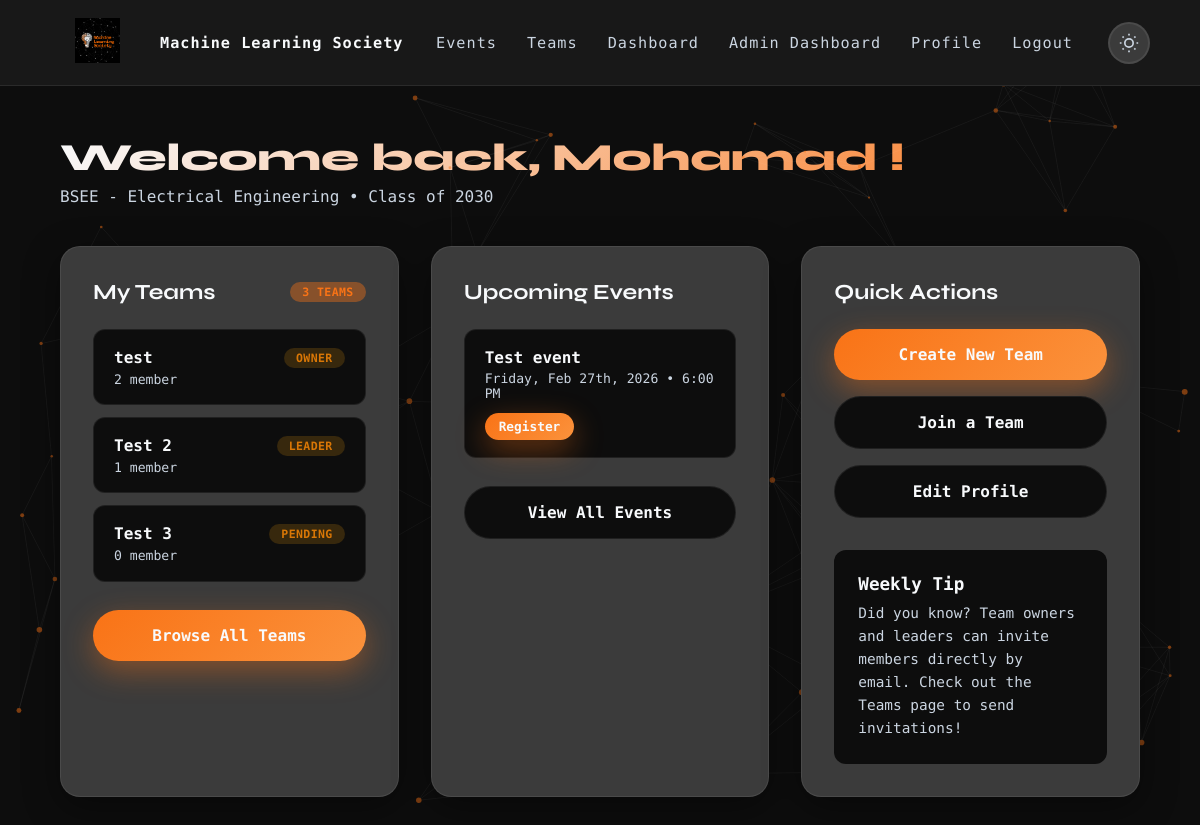
Before: /student_dashboard/ (signed in) with the older database file.
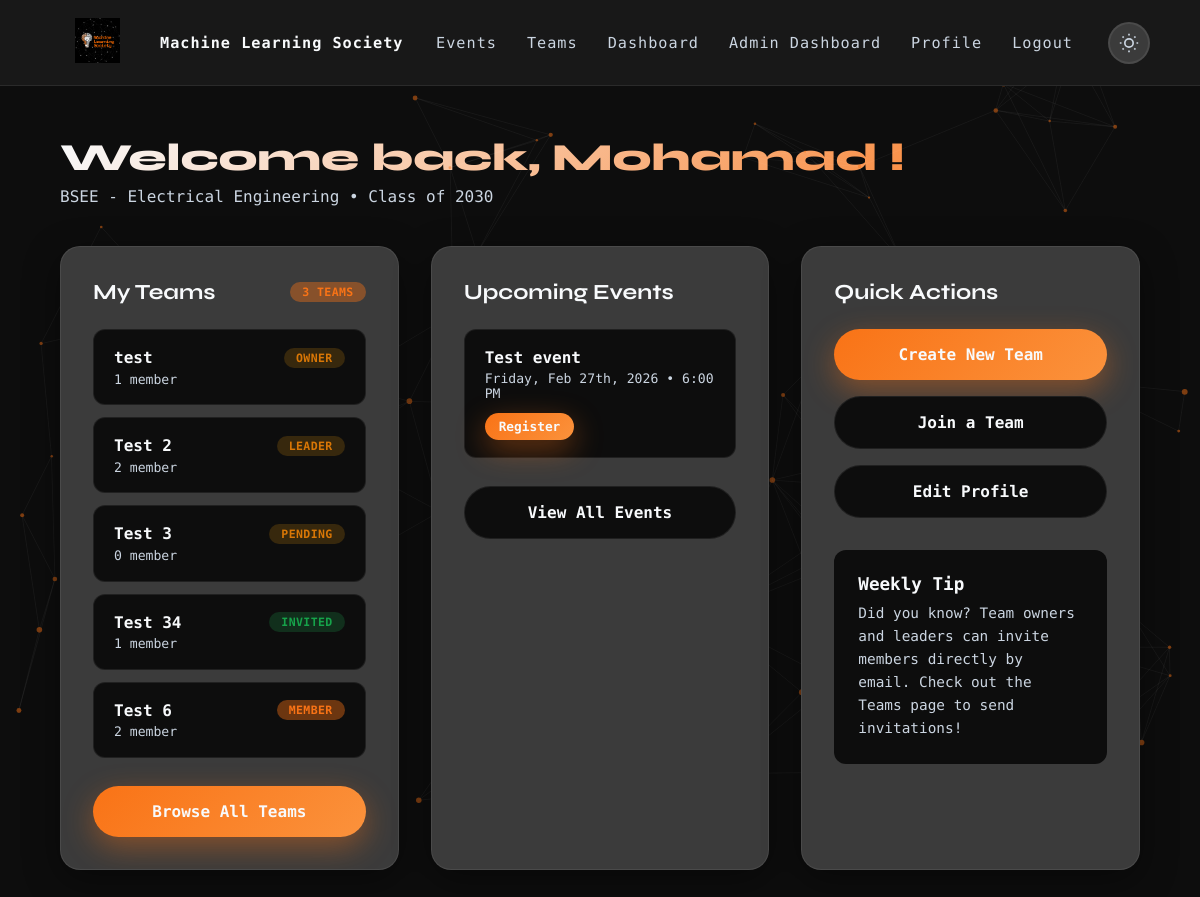
After: the same page with the newer database file.
### website/models.py (models this page shows)
class Team(models.Model):
    name = models.CharField()
    description = models.TextField()
    team_leaders = models.ManyToManyField(accountModels.Member, related_name="team_leaders")
    team_members = models.ManyToManyField(accountModels.Member, related_name="team_members", blank=True)
    pending_members = models.ManyToManyField(accountModels.Member, related_name="pending_members", blank=True)
    invited_members = models.ManyToManyField(accountModels.Member, related_name="invited_members", blank=True)
    creator = models.ForeignKey(accountModels.Member, on_delete=models.CASCADE)

class Event(models.Model):
    title = models.CharField()
    details = models.TextField()
    start_time = models.TimeField()
    end_time = models.TimeField()
    date = models.DateField()
    location = models.CharField()
    image = models.ImageField(default="uploaded_media/events/events_icon.svg", upload_to="uploaded_media/events")
    registration_link = models.URLField()
    new_tab = models.BooleanField("Open registration link in new tab?", default=True)

### website/views.py (the view)
# urls.py: path("student_dashboard/", views.student_dashboard, name="student_dashboard"),
@login_required(login_url="/")
def student_dashboard(request: WSGIRequest):
    if not request.user.is_authenticated:
        return redirect("/")
    teams = []
    for team in Team.objects.all():
        if request.user in team.team_members.all() or request.user in team.team_leaders.all() or request.user in team.pending_members.all() or request.user in team.invited_members.all() or request.user == team.creator:
            teams.append(team)
    return render(request, "student-dashboard.html", {"teams": teams, "events": Event.objects.all()})

### accounts/models.py (called while the page is built)
    def __str__(self) -> str:
        return self.code + " - " + self.name

### website/context_processors.py (called while the page is built)
def prereqData(request):
    social_en = False
    if SocialAccountModels.SocialApp.objects.count() > 0:
        social_en = True
    return {
        "majors":        Major.objects.all().order_by("name"),
        "nationalities": list(countries),
        "now":           timezone.now(),   # handy for footer copyright year etc.
        "socials_enabled": social_en,
    }

### templates/student-dashboard.html (shortened to what this page needs)
{% extends "base.html" %}
{% load static %}
{% block content %}
<div class="dashboard-content">
  <div class="dashboard-welcome">
    <h1>Welcome back, {{ request.user.first_name }} !</h1>
    <p>{{ request.user.major }} • Class of {{ request.user.graduation_year }} </p>
  </div>
  <div class="dashboard-grid">
    <div class="dashboard-card fade-in visible">
      <div class="dashboard-card-header">
        <h2 class="dashboard-card-title">My Teams</h2>
        <span class="badge badge-primary">3 Teams</span>
      </div>
      <ul class="item-list">
        {% for team in teams %}
        <li class="item" onclick="window.location.href='{% url 'website:team-detail' team_id=1 %}'">
          <div class="item-header">
            <span class="item-title">{{team.name}}</span>
            {% if request.user == team.creator %}
            <span class="badge badge-warning">Owner</span>
            {% elif request.user in team.team_leaders.all %}
            <span class="badge badge-warning">Leader</span>
            {% elif request.user in team.invited_members.all %}
            <span class="badge badge-success">Invited</span>
            {% elif request.user in team.team_members.all %}
            <span class="badge badge-primary">Member</span>
            {% elif request.user in team.pending_members.all %}
            <span class="badge badge-warning">Pending</span>
            {% endif %}
          </div>
          <div class="item-meta">{{team.team_members.count|add:team.team_leaders.count}} member{% if team.team_members.count|add:team.team_leaders.countount != 1 %}s{% endif %}</div>
        </li>
        {% endfor %}
      </ul>
      <button class="btn btn-primary" style="width: 100%; margin-top: 1rem;" onclick="window.location.href = '{% url 'website:teams' %}'">
        <span>Browse All Teams</span>
      </button>
    </div>
    <div class="dashboard-card fade-in visible">
      <div class="dashboard-card-header">
        <h2 class="dashboard-card-title">Upcoming Events</h2>
      </div>
      <ul class="item-list">
        {% for event in events %}
        <li class="item">
          <div class="item-header">
            <span class="item-title">{{event.title}}</span>
          </div>
          <div class="item-meta">{{event.date|date:"l, M jS, Y"}} • {{event.start_time|date:"g:i A"}}</div>
          <div style="margin-top: 0.75rem;">
            <a class="btn btn-small btn-primary" href="{{event.registration_link}}" {% if event.new_tab %}target="_blank"{% endif %}>
              <span>Register</span>
            </a>
          </div>
        </li>
        {% endfor %}
      </ul>
      <button class="btn btn-secondary" style="width: 100%; margin-top: 1rem;" onclick="window.location.href='{% url 'website:events' %}'">
        View All Events
      </button>
    </div>
    <div class="dashboard-card fade-in visible">
      <div class="dashboard-card-header">
        <h2 class="dashboard-card-title">Quick Actions</h2>
      </div>
      <div style="display: flex; flex-direction: column; gap: 1rem;">
        <button class="btn btn-primary" style="width: 100%;" onclick="window.location.href='{% url 'website:teams' %}#create'">
          <span>Create New Team</span>
        </button>
        <button class="btn btn-secondary" style="width: 100%;" onclick="window.location.href='{% url 'website:teams' %}'">
          Join a Team
        </button>
        <button class="btn btn-secondary" style="width: 100%;" onclick="window.location.href='{% url 'website:profile' %}'">
          Edit Profile
        </button>
      </div>
      <div style="margin-top: 2rem; padding: 1.5rem; background: var(--bg-secondary); border-radius: 12px;">
        <h3 style="font-size: 1.1rem; margin-bottom: 0.5rem; color: var(--text-primary);">Weekly Tip</h3>
        <p style="color: var(--text-secondary); font-size: 0.9rem; line-height: 1.6;">
          Did you know? Team owners and leaders can invite members directly by email. Check out the Teams page to send invitations!
        </p>
      </div>
    </div>
  </div>
</div>
{% endblock content %}

Changed rows visible on the page:
computed for Team "test": team_members.count|add "2" → "1"
computed for Team "Test 2": team_members.count|add "1" → "2"
now on this page (row unchanged): Team: name "Test 34", shows "INVITED", team_members.count|add "1"
added Team: name "Test 6", shows "MEMBER", team_members.count|add "2"
